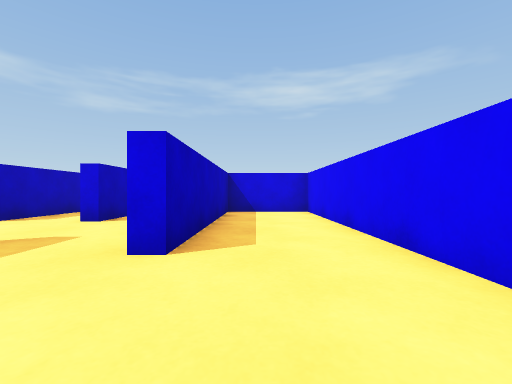
View 1 (above)

13 first-person views from a walk through a Unity game level. The camera is 0.59 m above the floor, looks level and sees 90° across. The floor is counted in squares, 1 m on a side. Each view is taken from the middle of a square. On the plan, view 1 faces up. The plan holds only what a view shows up to about 9 squares ahead; the rest is blank. The player character is not drawn.

View 2
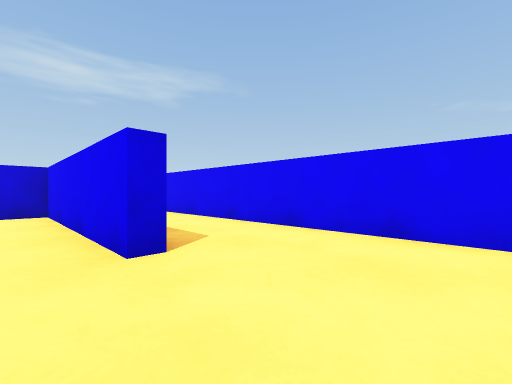

View 3
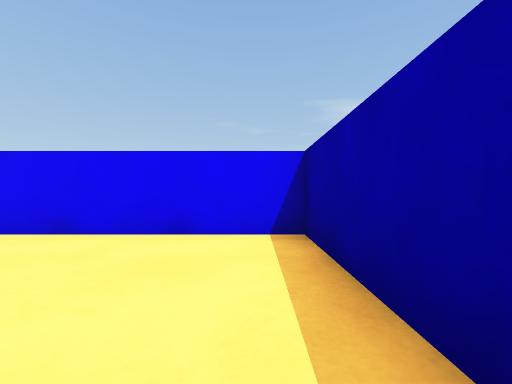

View 4
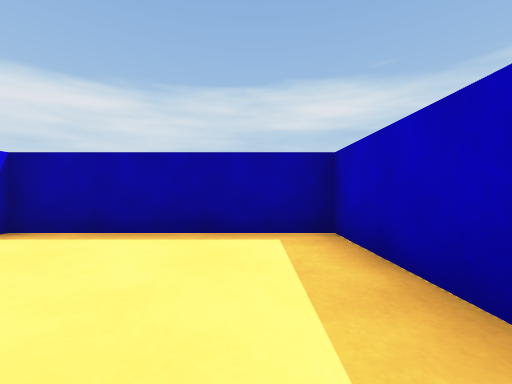

View 5
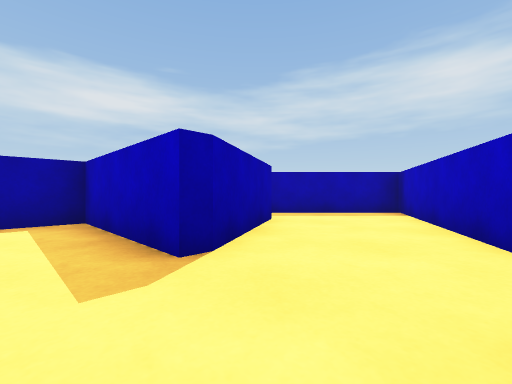

View 6
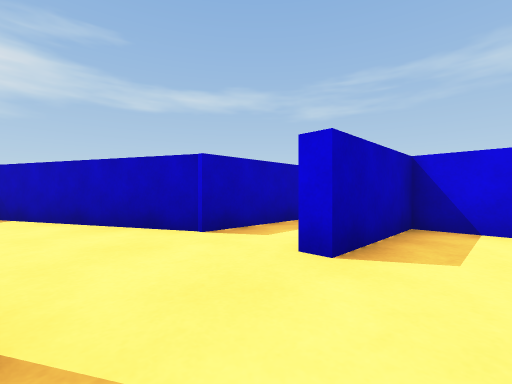

View 7
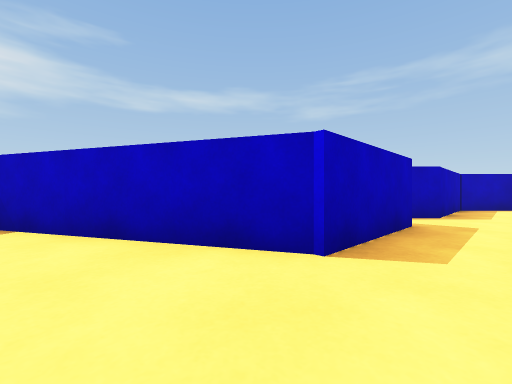

View 8
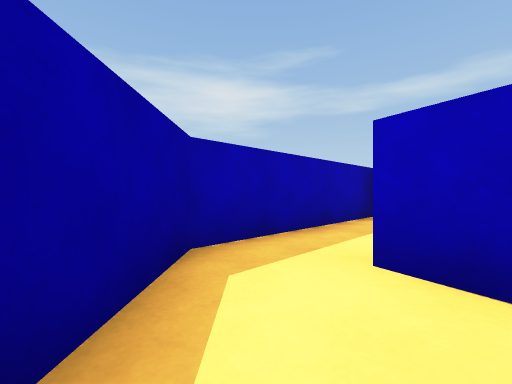

View 9
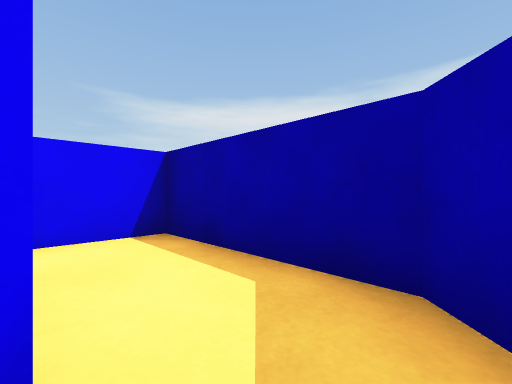

View 10
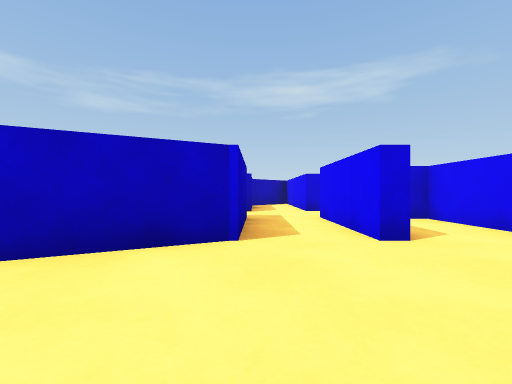

View 11
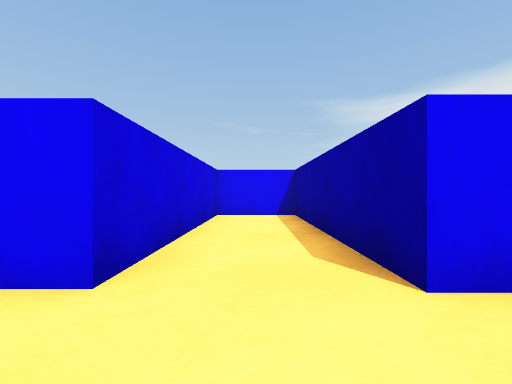

View 12
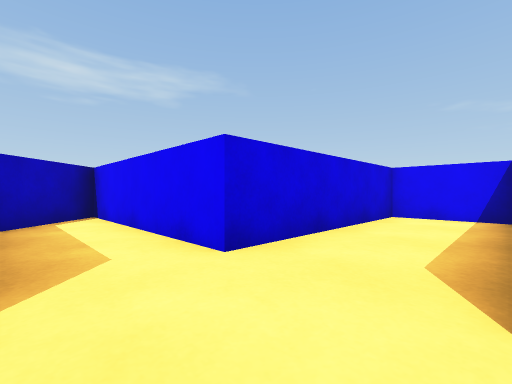

View 13
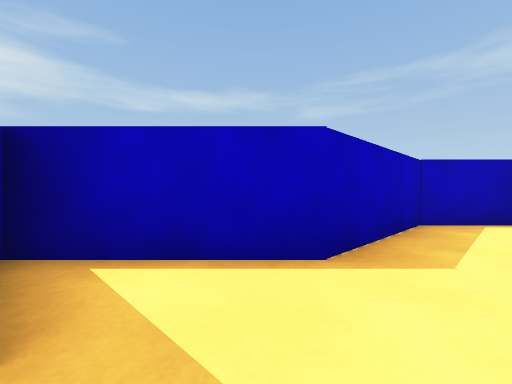

### Floor plan
Points are (right, up) in squares from view 1. A wall is a line through its corners. A room is listed if a view was taken in it or the views show most of it. See-through windows are left out.
Room 1 (views 1, 2, 3)
walls: (-3.1, 3) (-3.1, -0.7) (1.6, -0.7) (1.6, 7.6) (-0.8, 7.6) (-0.8, 2.4) (-1.2, 2.4)
ways out: opening at (-2, 2) to room 2
Room 2 (views 4, 5, 6, 7, 8, 9, 10, 12, 13)
walls: (-4, 2.6) (-3.4, 2.9); (-3.4, 6.9) (-3.4, 8); (-5.2, 8) (-5.2, 5.2) (-10.1, 2.7) (-6.6, -0.7) (-3.4, -0.7) (-3.4, 0.9); (-6.4, 8.8) (-7.2, 8); (-1.2, 2.4) (-1.2, 7.6) (-3.1, 7.6) (-3.1, 6.9)
ways out: opening at (-2, 2) to room 1; opening at (-4.5, 8) to room 3
Room 3 (view 11)
walls: (-5.2, 10) (-6.4, 8.8); (-3.4, 8) (1.6, 8) (1.6, 10) (-3.4, 10)
ways out: opening at (-4.5, 8) to room 2; opening at (-4, 9)

Positions as (right, up) in squares from view 1, and headings:
1: (0, 0), facing up
2: (-2, 0), facing up-right
3: (-2, 0), facing right
4: (-2, 3), facing down
5: (-2, 5), facing down-left
6: (-2, 3), facing up-left
7: (-4, 3), facing up-left
8: (-4, 0), facing left
9: (-7, 1), facing down-right
10: (-5, 2), facing up
11: (-5, 9), facing right
12: (-5, 8), facing up-right
13: (-4, 8), facing up-left
